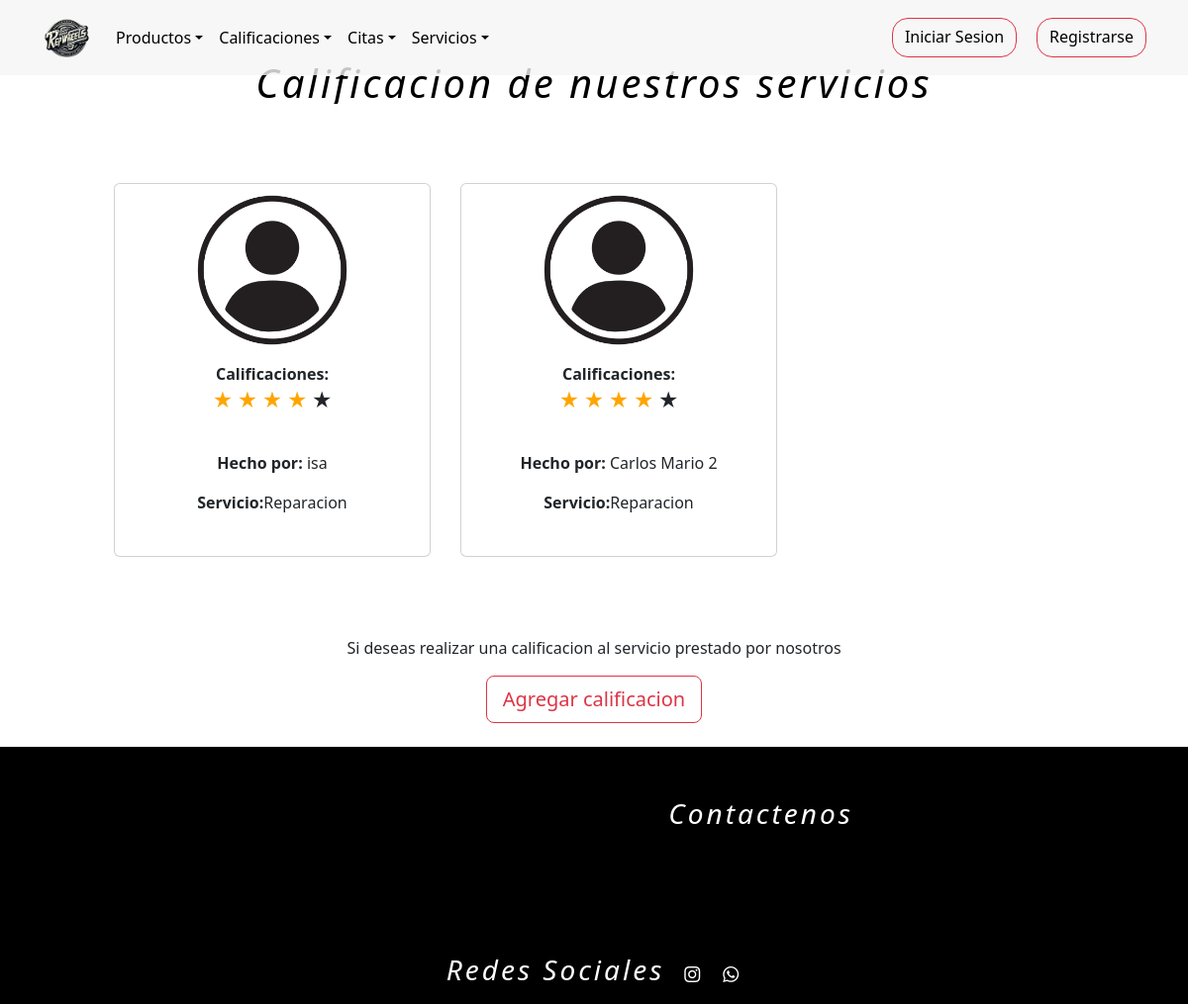
Before: /calificaciones with the older database file.
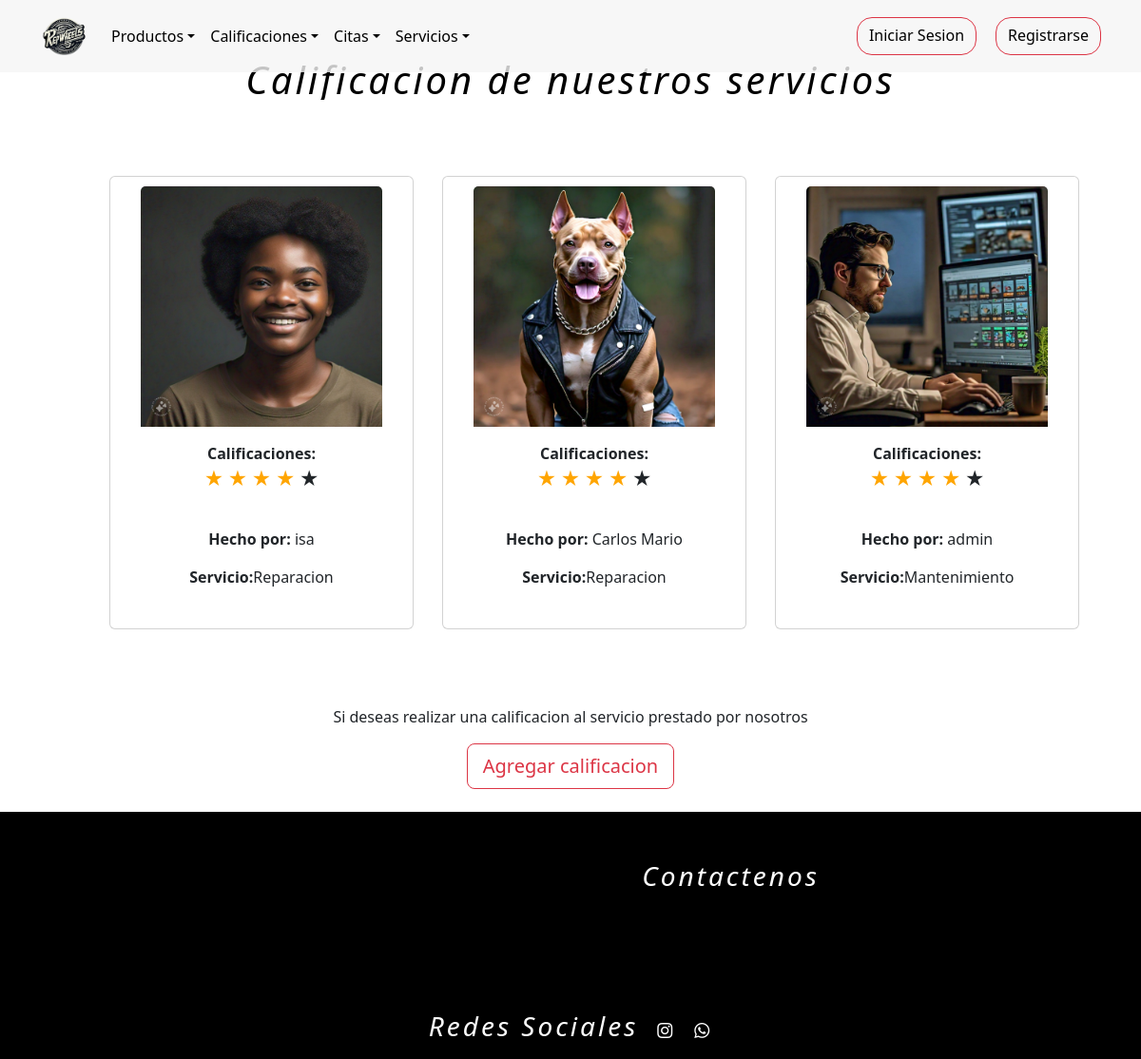
After: the same page with the newer database file.
### tienda/models.py (models this page shows, shortened)
class Calificaciones(models.Model):
    cliente = models.ForeignKey(Usuarios,on_delete=models.DO_NOTHING,blank=False,null=True)
    servicios = models.ForeignKey(Servicios,on_delete=models.DO_NOTHING,blank=False,null=True)
    foto = models.ImageField(upload_to="tienda/media/", default="tienda/media/user.png")
    Estrellas= (
        (1, "1"),
        (2,"2"),
        (3,"3"),
        (4,"4"),
        (4,"5"),
    )
    cantidad_estrellas = models.IntegerField(choices=Estrellas,default=5)

class Usuarios(AbstractUser):
    username = None
    nombre = models.CharField(max_length=254)
    email = models.EmailField(max_length=254, unique=True,blank=False,null=True)
    password = models.CharField(max_length=254,blank=False,null=True)
    foto = models.ImageField(upload_to="tienda/media/", default="tienda/media/user.png")
    token_recuperar = models.CharField(max_length=254,blank=False,null=False,default=0)
    telefono=models.IntegerField(null=False,blank=True,default='0')
    cargo = models.CharField(max_length=254,null=False)
    direccion=models.CharField(max_length=254)
    cedula=models.IntegerField(blank=True,null=False,default='0')
    ROLES = (
        (1,"administrador"),
        (2,"proveedor"),
        (3,"empleado"),
        (4,"cliente"),
    )
    rol=models.IntegerField(choices=ROLES,default=4)
    n = models.IntegerField(blank=True,null=False,default=0)
    USERNAME_FIELD = "email"
    REQUIRED_FIELDS = ["nombre"]
    objects = CustomUserManager()
    def __str__(self):
        return self.nombre

class Servicios(models.Model):
    nombre = models.CharField(max_length=254)
    descripcion_servicio = models.TextField()
    foto = models.ImageField(upload_to="media/", default="tienda/media/servicio.jpg")
    precio = models.IntegerField(null=False,blank=False,default=100000)
    def __str__(self):
        return self.nombre

### tienda/views.py (the view)
# urls.py: path('calificaciones',views.calificaciones,name='calificaciones'),
def calificaciones(request):
    q = Calificaciones.objects.all()
    s = Servicios.objects.all()
    contexto = {"data":q,"servicios":s}
    return render(request, "tienda/calificaciones/calificacion.html",contexto)

### tienda/templates/tienda/calificaciones/calificacion.html (shortened to what this page needs)
{% extends 'tienda/base.html' %}
{% load static %}
{% block contenedor %}
<main class="mainly">
  <section id="funcionC">
    <div class="tit">
      <h1>Calificacion de nuestros servicios</h1>
    </div>
    {% if data %}
      <article id="personas">
        <section class="container-fluid">
          <div id="cali">
            <div class="product">
              {% for p in data %}
              <div class="card align-items-center text-center p-10" style="width: 20rem; padding: 10px;">
              <img src="{{ p.foto.url }}" class="card-img-top" style="width:85%;">
                <div class="card-body">
                  <strong>Calificaciones: </strong>
                  <form id="form_calificaciones">
                    <p class="clasificacion">
                      <label for="radio1" class="st">★</label>
                      <label for="radio2" class="st">★</label>
                      <label for="radio3" class="st">★</label>
                      <label class="st" class="st">★</label>
                      <label for="radio5" class="st">★</label>
                    </p>
                  </form>
                  <p class="text"><strong>Hecho por:</strong> {{ p.cliente }}</p>
                  <p class="text"><strong>Servicio:</strong>{{ p.servicios }}</p>
                </div>
              </div>
              {% endfor %}
            </div>
          </div>
        </section>
      </article>
    {% else %}
          <h1>No hay calificaciones !!</h1>
    {% endif %}
    <article class="add">
      <p>Si deseas realizar una calificacion al servicio prestado por nosotros</p>
      <button class="btn btn-outline-danger btn-lg" data-bs-toggle="modal" data-bs-target="#agg">Agregar
        calificacion</button>
    </article>
  </section>
</main>
{% endblock %}

### tienda/templates/tienda/base.html (shortened to what this page needs)
{% load static %}
<!doctype html>
<html lang="es">
<head>
    <link rel="stylesheet" href="{% static 'tienda/css/bootstrap.min.css' %}" />
    <link rel="stylesheet" href="{% static 'tienda/css/landing.css' %}" />
    <link rel="stylesheet" href="https://cdn.jsdelivr.net/npm/bootstrap-icons@1.11.1/font/bootstrap-icons.css">
</head>
<body onload="cargar()">
    <header>
        <nav class="navbar navbar-expand-lg navbar-dark fixed-top" id="trasnnav" >
            <div class="container" >
                <a class="navbar-brand" href="{% url 'index' %}"><img src="{% static 'tienda/img/Logo.png' %}" alt=""
                        width="51px" height="50px"></a>
                <div class="collapse navbar-collapse" id="mynavbar">
                    <ul class="navbar-nav me-auto">
                        <li class="nav-item dropdown">
                            <a class="nav-link dropdown-toggle" href="#" role="button"
                                data-bs-toggle="dropdown" style="color: black;">Productos</a>
                        </li>
                        <li class="nav-item dropdown">
                            <a class="nav-link dropdown-toggle" href="#" role="button"
                                data-bs-toggle="dropdown" style="color: black;">Calificaciones</a>
                        </li>
                        <li class="nav-item dropdown">
                            <a class="nav-link dropdown-toggle" href="#" role="button"
                                data-bs-toggle="dropdown" style="color: black;">Citas</a>
                        </li>
                        <li class="nav-item dropdown">
                            <a class="nav-link dropdown-toggle" href="#" role="button"
                                data-bs-toggle="dropdown" style="color: black;">Servicios</a>
                        </li>
                    </ul>
                    <form id='botones' class="d-flex">
                        {% if request.session.logueo.rol > 0 and request.session.logueo.rol <= 5 %}
                            <a class="btn btn-danger" hidden href="{% url 'login' %}">Iniciar</a>
                            <a class="btn btn-outline-danger" href="{% url 'logout' %}"><i class="bi bi-door-open-fill" style="color: black;"></i></a>
                            <a href="javascript:showCart(`{% url 'showCart' %}`);" class="btn btn-outline-danger"><i class="bi bi-cart-fill" style="color: black;"></i></a>
                            <ul class="navbar-nav me-auto">
                                <li class="nav-item dropdown">
                                    <a class="nav-link dropdown-toggle btn btn-outline-danger"  href="#" role="button"
                                        data-bs-toggle="dropdown"><i class="bi bi-list" style="color: black;"></i></a>
                                    <ul class="dropdown-menu">
                                        <li><a class="dropdown-item" style="color: black;" href="{% url 'perfil' %}">Perfil</a></li>
                                        <li><a class="dropdown-item" style="color: black;" href="{% url 'add_car' %}">Mis vehiculos</a></li>
                                    </ul>
                                </li>
                            </ul>
                        {% else %}
                            <a class="btn btn-outline-danger text-black rounded-4" href="{% url 'login' %}">Iniciar Sesion</a>
                            <a class="btn btn-outline-danger text-black rounded-4" href="{% url 'register' %}">Registrarse</a>
                        {% endif %}
                    </form>
                </div>
            </div>
        </nav>
    </header>
    <div >
        {% block contenedor %}
        {% endblock %}
    </div>
    <footer>
        <div id="super">
            <div>
                <h3>Contactenos</h3>
            </div>
        </div>
        <div id="infer" class="fixed-bottom">
            <h3>Redes Sociales</h3>
            <a href="https://www.instagram.com/repwheels__?igsh=MXR3NGZsbG14c2Y0cw==" target="_blank"><i class="bi bi-instagram"></i></a>
            <a href="https://wa.me/3126062235" target="_blank"><i class="bi bi-whatsapp"></i></a>
        </div>
    </footer>
</body>
</html>

### tienda/static/tienda/css/landing.css (style rules this page uses)
section { background-color: rgb(255, 255, 255); height: 100%; }
.mainly { padding-top: 3%; }
a { text-decoration: none; color: white; }
h1 { text-align: center; }
li { list-style: none; }
.tit { padding: 2px,2px,2px,2px; width: 100%; height: 45px; color: black; font-style: italic; letter-spacing: 2px; }
footer { background-color: rgb(0, 0, 0); width: 100%; height: 260px; color: rgb(255, 255, 255); border:1px solid black ; }
#super { margin-top: 50px; display: flex; justify-content: space-evenly; align-items: center; text-align: center; padding-bottom: 20px ; }
#infer { background-color: black; display: flex; justify-content: center; align-items: center; color: white; height: 60px; gap: 20px; letter-spacing: 3px; }
footer h3,h1 { text-align: center; font-style: italic; letter-spacing: 3px; }
#infer h3 { font-style: italic; }
#trasnnav { background-color: rgba(245, 245, 245, 0.8); }
i { color: white; }
#botones { display: flex; flex-direction: row; justify-content: space-evenly; gap: 20px; height: 40px; }
#botones a { color: white; text-decoration: none; }
#funcionC { height: 100%; display: flex; flex-direction: column; padding: 2%; }
.add { display: flex; justify-content: center; flex-direction: column; align-items: center; }
.product { display: grid; grid-template-columns: repeat(3,350px); row-gap:50px; margin-left: 80px; align-content: center; justify-content: center; padding: 80px ; }
#form_calificaciones { width: 250px; margin: 0 auto; height: 50px; }
#form_calificaciones p { text-align: center; }
#form_calificaciones label { font-size: 20px; }
.clasificacion { direction: rtl; unicode-bidi: bidi-override; }
input[type="radio"]:checked~label { color: orange; }

Changed rows visible on the page:
changed Calificaciones "isa": foto: picture added in place of a placeholder
changed Calificaciones: foto: picture added in place of a placeholder; cliente "Carlos Mario 2" → "Carlos Mario"
added Calificaciones: foto (picture), cliente "admin", servicios "Mantenimiento"
